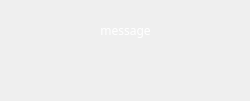
<?xml version="1.0" encoding="UTF-8"?>
<ui version="4.0">
 <class>ProcessDialog</class>
 <widget class="QDialog" name="ProcessDialog">
  <property name="geometry">
   <rect>
    <x>0</x>
    <y>0</y>
    <width>250</width>
    <height>101</height>
   </rect>
  </property>
  <property name="font">
   <font>
    <family>Sans Serif</family>
   </font>
  </property>
  <property name="windowTitle">
   <string>Process Pending</string>
  </property>
  <property name="styleSheet">
   <string notr="true">#ProcessDialog {
	background-image: url(:/images/background_blue);
}

QLabel {
	color: white;
}</string>
  </property>
  <widget class="QLabel" name="label_messageE">
   <property name="geometry">
    <rect>
     <x>20</x>
     <y>10</y>
     <width>211</width>
     <height>41</height>
    </rect>
   </property>
   <property name="font">
    <font>
     <family>Sans Serif</family>
    </font>
   </property>
   <property name="text">
    <string>message</string>
   </property>
   <property name="alignment">
    <set>Qt::AlignCenter</set>
   </property>
  </widget>
  <widget class="QLabel" name="label_image">
   <property name="geometry">
    <rect>
     <x>50</x>
     <y>50</y>
     <width>141</width>
     <height>41</height>
    </rect>
   </property>
   <property name="text">
    <string/>
   </property>
   <property name="alignment">
    <set>Qt::AlignCenter</set>
   </property>
  </widget>
 </widget>
 <resources/>
 <connections/>
</ui>
